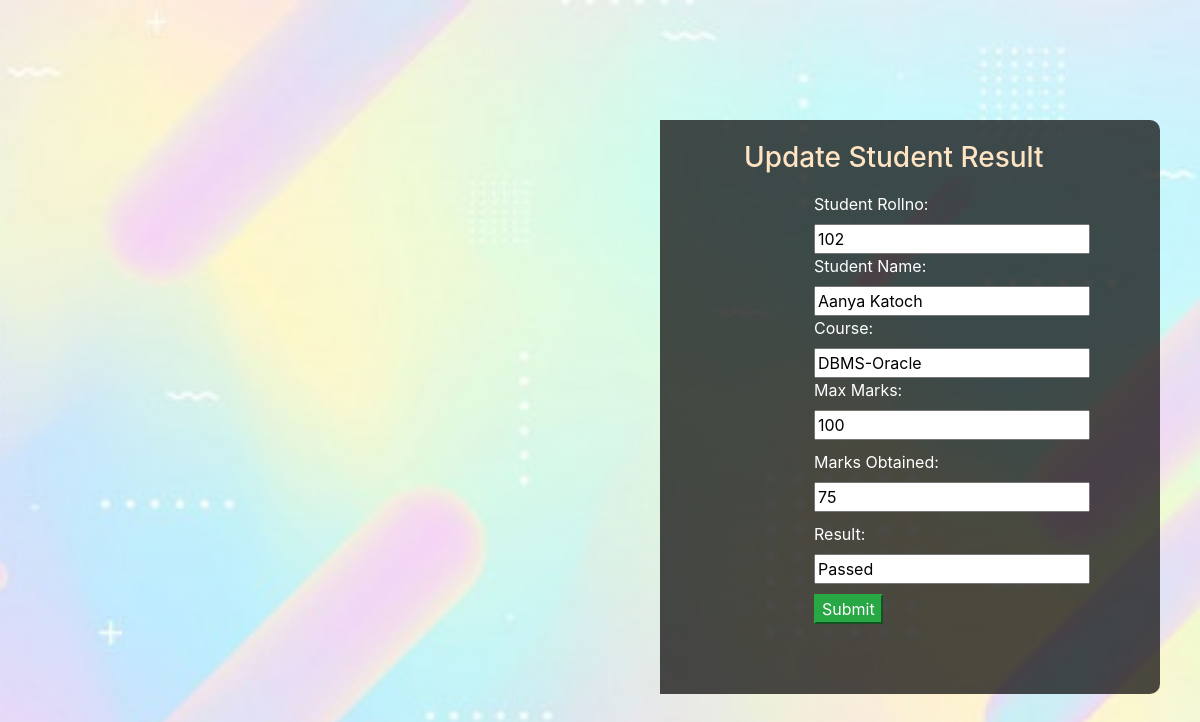
/editemp/Aanya Katoch, run on the app's committed database.
### mirai/models.py (models this page shows)
class StudentResult(models.Model):
    STATUS = (
        ('Passed', 'Passed'),
        ('Failed', 'Failed'),
    )
    Rollno=models.IntegerField()
    Name=models.CharField(primary_key='true',max_length=50,unique='true')
    Course=models.CharField(max_length=20)
    MaxMarks=models.IntegerField()
    MarksObtained=models.IntegerField()
    Result=models.CharField(max_length=50, null=True, choices=STATUS)
    class Meta:
        db_table="StudentResult"

### mirai/views.py (the view)
# urls.py: path('editemp/<str:Name>', views.editemp),
def editemp(request, Name):
    employee = StudentResult.objects.get(Name=Name)
    return render(request, "editemployee.html", {'employee':employee})

### mirai/templates/editemployee.html (shortened to what this page needs)
<!DOCTYPE html>
<html>
  <head>
    {% load static %}
    <link rel="stylesheet" type="text/css" href="{% static '/style.css' %}">
    <link rel="stylesheet" href="https://stackpath.bootstrapcdn.com/bootstrap/4.1.3/css/bootstrap.min.css">
  </head>
  <body>
    <div>
      <div class="booking-form3">
          <h3 style="color: bisque;padding-top: 5%;">Update Student Result </h3>
    <form method="POST" action="/updateEmp/{{employee.Name}}" class="forma">
      <div class="form-group">
        <label class="form-label">Student Rollno:</label>
        <input type="text" name="Rollno" value="{{employee.Rollno}}" />
      </div>
      <div class="form-group">
        <label class="form-label">Student Name:</label>
        <input type="text" name="Name" value="{{employee.Name}}" />
      </div>
      <div class="form-group">
        <label class="form-label">Course:</label>
        <input type="text" name="Course" value="{{employee.Course}}" />
      </div>
      <div class="form-group">
        <label class="form-label">Max Marks:</label>
        <input type="text" name="MaxMarks" value="{{employee.MaxMarks}}" />
      </div><br>
      <div class="form-group">
        <label class="form-label">Marks Obtained:</label>
        <input type="text" name="MarksObtained" value="{{employee.MarksObtained}}" />
      </div><br>
      <div class="form-group">
        <label class="form-label">Result:</label>
        <input type="text" name="Result" value="{{employee.Result}}" />
      </div><br>
      <button type="submit" class="btn-success">Submit</button>
    </form>
  </div></div>
  </body>
</html>

### mirai/static/style.css (style rules this page uses)
body { background: url("/static/images/download6.jpg") no-repeat center center fixed; -webkit-background-size: cover; -moz-background-size: cover; -o-background-size: cover; background-size: cover; }
.forma { padding: 10px 70px 70px 70px; }
.form-label { color: white; }
input { display: inline-block; float: right; width: 100%; }
.booking-form3 { width: 41.67%; background: rgba(14, 13, 13, 0.747); border-top-right-radius: 10px; border-bottom-right-radius: 10px; padding-left: 7%; margin-left: 55%; margin-top: 10%; }

### data on the page
StudentResult: Rollno "102", Name "Aanya Katoch", Course "DBMS-Oracle", MaxMarks "100", MarksObtained "75", Result "Passed"
